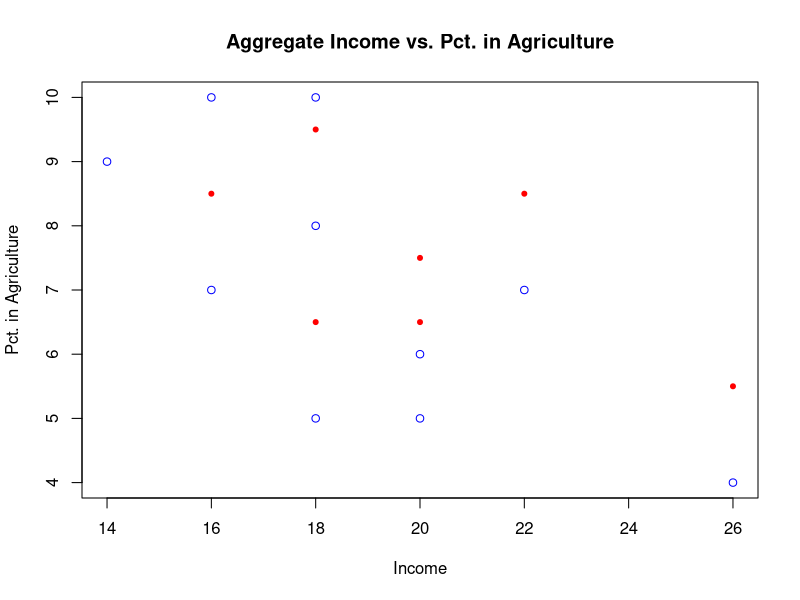

Generate this figure with R: (Note: this script raises an error after producing the figure.)
##################################################
# 
# GEB 6895: Tools for Business Intelligence
#
# Douglas Stigler
#Assignment 4 Answers
# 
# OLS Regression Demo
# Regression with Data Entered Directly into the Script
# 
# Lealand Morin, Ph.D.
# Assistant Professor
# Department of Economics
# College of Business Administration
# University of Central Florida
# 
# September 16, 2019
# 
##################################################
# 
# Calculating_beta_hat gives an example of OLS regression
#   using data entered within this script.
#   It includes exercises to calculate the OLS
#   estimates from direct calculation and optimization.
# 
# Dependencies:
#   None. 
# 
##################################################


##################################################
# Preparing the Workspace
##################################################

# Clear workspace.
rm(list=ls(all=TRUE))

# Set working directory.
# wd_path <- '/path/to/your/folder' 
# Not required, since this program does not interact with other files.

# setwd(wd_path)

# No libraries required.
# Otherwise would have a command like the following.
# library(name_of_R_package)


##################################################
# Enter the dataset and run regression
##################################################

# Enter the numbers in the dataset.
income_data  <- c(14, 18, 18, 16, 16, 26, 20, 18, 20, 22)
agg_pct_data <- c(9, 10, 8, 7, 10, 4, 5, 5, 6, 7)
agg_data <- data.frame(income = income_data, 
                       agg_pct = agg_pct_data)

# Inspect the data.
summary(agg_data)

# Plot a scattergraph of income and housing prices. 
plot(agg_data[, 'income'], 
     agg_data[, 'agg_pct'], 
     main = 'Aggregate Income vs. Pct. in Agriculture', 
     xlab = 'Income', 
     ylab = 'Pct. in Agriculture', 
     col = 'blue')
points(agg_data[, 'income'], 
     agg_data[, 'agg_pct'] + 1.5,
     col = 'red',
     pch = 20)
abline(lm_model)
abline(a = 4, b = 0.1, 
       lwd = 1, col = 'red')
#abline(h = c(10), v = c(25), 
#       lwd = 1, col = 'green')

x_vec <- seq(0, 5, by = 0.01)
y_vec <- (x_vec - 2)^2 - 1

plot(x_vec, y_vec,
     main = "Title Goes Here",
     xlab = 'The X Axis',
     ylab = 'The Y Axis',
     type = 'l',
     lwd = 3,
     col = 'black')
color_list <- rainbow(7)
for (i in 1:7){
  lines(x_vec, y_vec + i, col = color_list[i], lwd = 3)
}

lines(x_vec, y_vec + 1, 
      col = 'red',
      lwd = 3)
points(x_vec, y_vec + 3, 
      col = 'green',
      lwd = 1)


# Estimate a regression model.
lm_model <- lm(data = agg_data, 
                 formula = income ~ agg_pct)

# Output the results to screen.
summary(lm_model)

# Store the slope coefficient. 
beta_1_hat_lm <- coef(lm_model)["agg_pct"]


##################################################
# Estimating beta from direct calculation
##################################################

# Calculate the estimate of the slope coefficient above. 

y <- agg_data[, 'income']
x <- agg_data[, 'agg_pct']

#finding the means


beta_1_hat_calc <- function(x,y){
  sum((y - mean(y))*(x-mean(x))) / sum(((x-mean(x))^2))
}

# Compare with the output above. 
print(beta_1_hat_calc(x,y))
print(beta_1_hat_lm)

##################################################
# Estimating beta from solving equations
##################################################


# Part i: Define matrices for normal equations.

ones_x <- rep(1,length(x))

X_T_x <- cbind(ones_x,x) 
t(x)%*%y
beta_hat_x <- solve(t(x)%*%x, t(x)%*%y)

ones_y <- rep(1,length(y))
X_T_y <- cbind(ones_y,y)
t(y)%*%x
beta_hat_y <- solve(t(y)%*%y, t(y)%*%x)


# Part ii: Solve the equations for beta. 

beta_hat_norm <- qr.solve(X_T_y,X_T_x)


##################################################
# Estimating beta from optimization
##################################################

# Part i: Sum of Squared residuals.

# Note that beta is a vector of two coefficients. 

beta_test_ssr <- matrix(c(coef(lm_model)["(Intercept)"], 
                          coef(lm_model)["agg_pct"]),
                             nrow = 2,
                             ncol = 1)

ssr <- function(beta, y, x) {
  
  beta_0 <- beta[1]
  beta_1 <- beta[2]
  
  # ...
  # You made it pretty far but stopped short of this one. 
  # Keep on going!
  
  ssr <- sum((y - beta_0 - (beta_1 * x))^2)
  
  return(ssr)
}

sqrt(ssr(beta_test_ssr, y, x)/2)

# Part ii: Plot the SSR function on a graph.

# Draw several lines for fixed values of beta_0, 
# with candidate values of beta_1 on the horizontal axis.

# Verify that the maximum is at the beta_hat estimate.

# This is just plotting a single point.
plot(sum((y - beta_0 - (beta_1 * x))^2))
# You need to create a vector of values of SSR
# corresponding to a vecto of values of beta_1. 

# Part iii: Optimize the SSR function w.r.t. beta. 

# ...

# (Almost) Correct approach. Need only use the (adjusted) ssr() function above.
# Note that the optimize() function is for univariate optimization, 
# while this problem has two variables beta_0 and beta_1. 
# The optim() function is the one to use here.

beta_hat_opt <- optimize(function(x) x^2*(print(x)-1), lower = 0, upper = 5)

# Compare with the output above. 


##################################################
# End
##################################################

